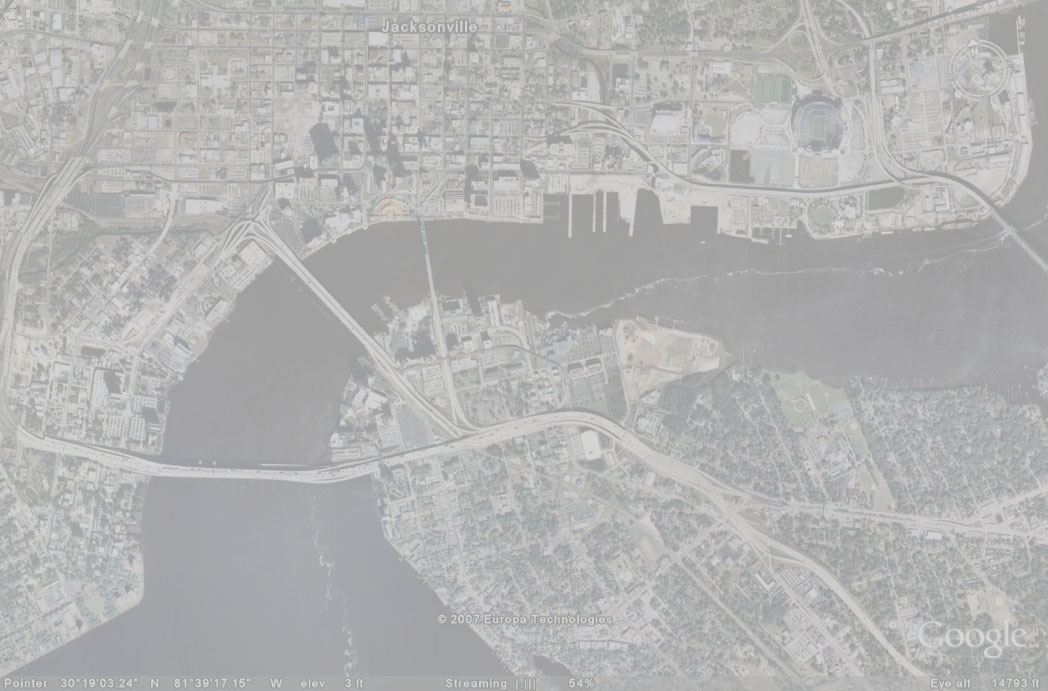
#> input picture 4-filter-spatial-domain/images/satellite.jpg, 1048 x 691 px, found by its file name
$ jupyter execute 2-enhancement-supplementary.ipynb   (older library calls are emulated)
#> lines starting #> are read from the running program, lines starting #| are printed output that depends on the picture; long printed decimals are rounded
# **Introduction to Image Processing**

** Dear students this is your first assignment in Image processing course, in the context of this assignment you have to:**
* **complete `2-enhancement.ipynb` up to section 2.7**
* **complete this notebook `2-enhancement-supplementary.ipynb`**
* **add your changes, commit and push your completed assignment to your github repo**

`2-enhancement-supplememtary.ipynb` provides more information on section 2.7

## 2.7 Your own implementation

### Q.1 Import the required libraries and functions

[cell 1]

### import the libraries you think its necessary for your task

# Matplotlib library
import matplotlib.pyplot as plt
from matplotlib import cm

# Numpy library
import numpy as np

from skimage import io
from skimage import img_as_ubyte
from skimage import exposure

### Q.2 Contrast streching

** Define your function which stretch the image contrast, `cont_str`, using minimum and maximum values from the image **

**This function should accept the input image, calculates the minimum and maximum and rescales the intensities.**

** Return the image as uint8 **

[cell 2]
def cont_str(image):
    """
    This function returns a new image with the range of contrast
    stretch from 0-255 which are the lower and upper of an uint8 image.

    Parameter
    ---------
    image-  is the image in ubyte format that we want to stretch in its contrast
            range
    """
    contrasted_image=image
    max_value=image.max()
    min_value=image.min()
    for i in range(0,image.shape[0]-1):
        for j in range(0,image.shape[1]-1):
            contrasted_image[i,j]=(image[i,j]-min_value)*((255-0)/(max_value-min_value))
    return contrasted_image

[cell 3]
def print_properties(image):
    """
    A function that prints the shape, type, min value and max value
    of an image.
    """

    print(image.dtype)
    print(image.shape)
    print(image.min())
    print(np.max(image))

**Use your function to transform the  gray version of `satellite.jpg` image (ubyte format), show the original image and the transformed image and their histogram**

[cell 4]
img_path='./images/'
img_name='satellite.jpg'
satellite=io.imread(img_path.__add__(img_name),as_grey=True)
#> satellite: shape (691, 1048) float64; min 0.569, max 0.886, mean 0.703
print_properties(satellite)
#| float64
#| (691, 1048)
#| 0.5686
#| 0.886

satellite_ubyte=img_as_ubyte(satellite)
print
print_properties(satellite_ubyte)  # To display the information of the original satellite image
#| uint8
#| (691, 1048)
#| 145
#| 226

contrasted_satellite=cont_str(satellite_ubyte) # Convert the float64 type image to uint8
#> in cont_str, `max_value=image.max()`: max_value = 226
#> in cont_str, `min_value=image.min()`: min_value = 145
#> after the loop in cont_str, `for i in range(0,image.shape[0]-1):`:
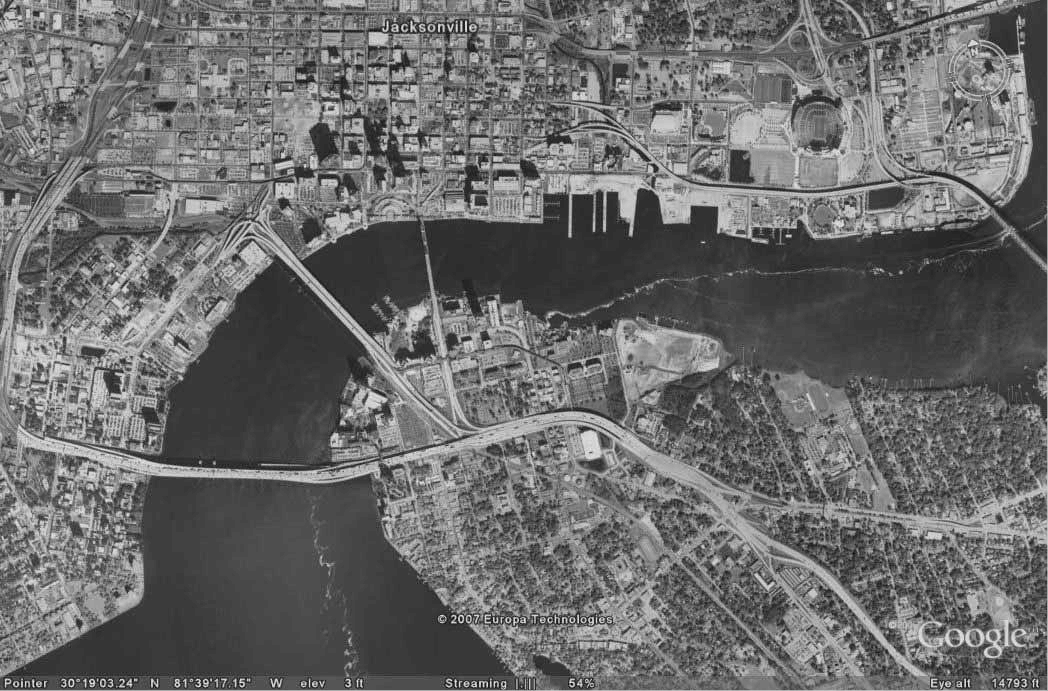
#> contrasted_image: shape (691, 1048); min 0, max 255, mean 107.2
print
print_properties(contrasted_satellite)  # Displaying the information of the satellite image
#| uint8
#| (691, 1048)
#| 0
#| 255

fig , axes = plt.subplots(2, 2, figsize=(20, 20))
axes = axes.ravel()
sate_ub_bins, sate_ub_centers = exposure.histogram(satellite_ubyte)
#> sate_ub_bins = 256 values, max 35102 at index 56, min 0 at index 1, mean 2828.8; sate_ub_centers = 256 values from 0 to 255
axes[0].imshow(satellite_ubyte,cmap = cm.gray)
axes[1].plot(sate_ub_centers,sate_ub_bins)

axes[2].imshow(contrasted_satellite,cmap=cm.gray)
sate_ct_bins, sate_ct_centers = exposure.histogram(contrasted_satellite)
#> sate_ct_bins has the same summary as sate_ub_bins; sate_ct_centers = 256 values from 0 to 255
axes[3].plot(sate_ct_centers,sate_ct_bins)
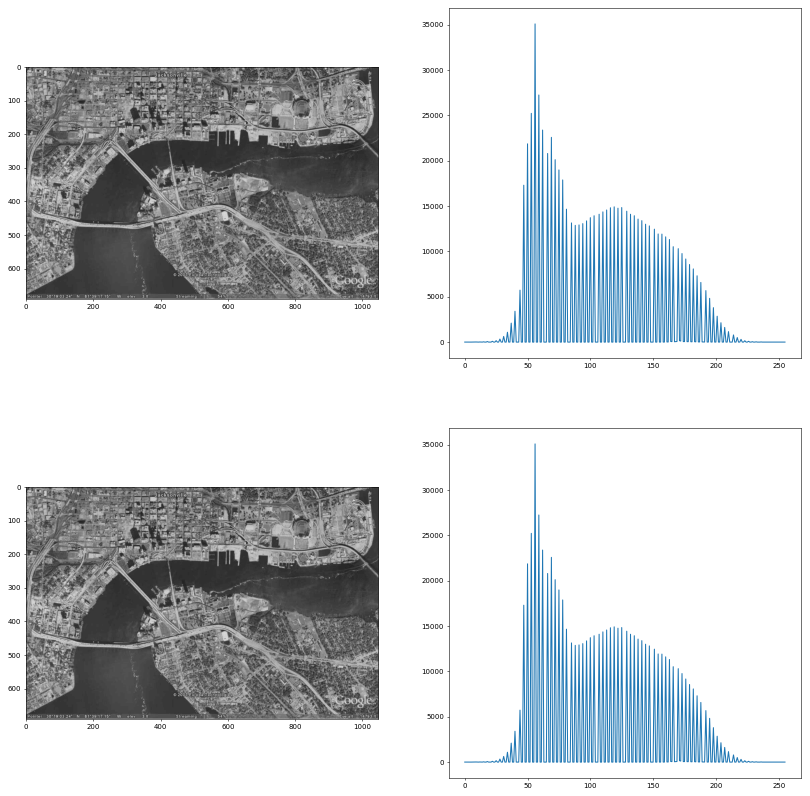
#> figure drawn by matplotlib, 4 panels; panel 2: curve peaks at x = 56, y = 35102; panel 4: curve peaks at x = 56, y = 35102

### Q.3 Histogram equalization
Histogram equalization can be used to enhance the contrast in images.

The idea behind the histogram equalization process is that each gray level should have an equal contribution in the image. The function allowing such transformation is in fact the cumulative density function.

**Define your own histgram equalization function, `hist_eq`**

**This function should accpet the image, max_int and min_int and return the transformed image and its cdf**

[cell 5]
def hist_eq(image,min_int, max_int):
    nbr_bins = int(max_int - min_int)
    imhist,bins = np.histogram(image.flatten(),nbr_bins, [min_int,max_int])
    cdf = imhist.cumsum() # cumulative distribution function
    cdf = 255 * cdf / cdf[-1] # normalization
    new_image = np.interp(image.flatten(),bins[:-1],cdf) #To find the new pixels of the values we interpolate
    return new_image.reshape(image.shape) , cdf

** Use your function to transform the gray version of `satellite.jpg` image again in ubyte format**

** max_int = 255, min_int = 0 **

[cell 6]
satellite_equalized , cdf_eq = hist_eq(satellite_ubyte,0,256)
#> in hist_eq, `imhist,bins = np.histogram(image.flatten(),nbr_bins, [min_int,max_int])`: imhist has the same summary as sate_ub_bins outside hist_eq; bins = 257 values from 0 to 256
#> in hist_eq, `cdf = imhist.cumsum()`: cdf = 256 values from 2 to 724168
#> in hist_eq, `cdf = 255 * cdf / cdf[-1]`: cdf = 256 values from 0.000704 to 255
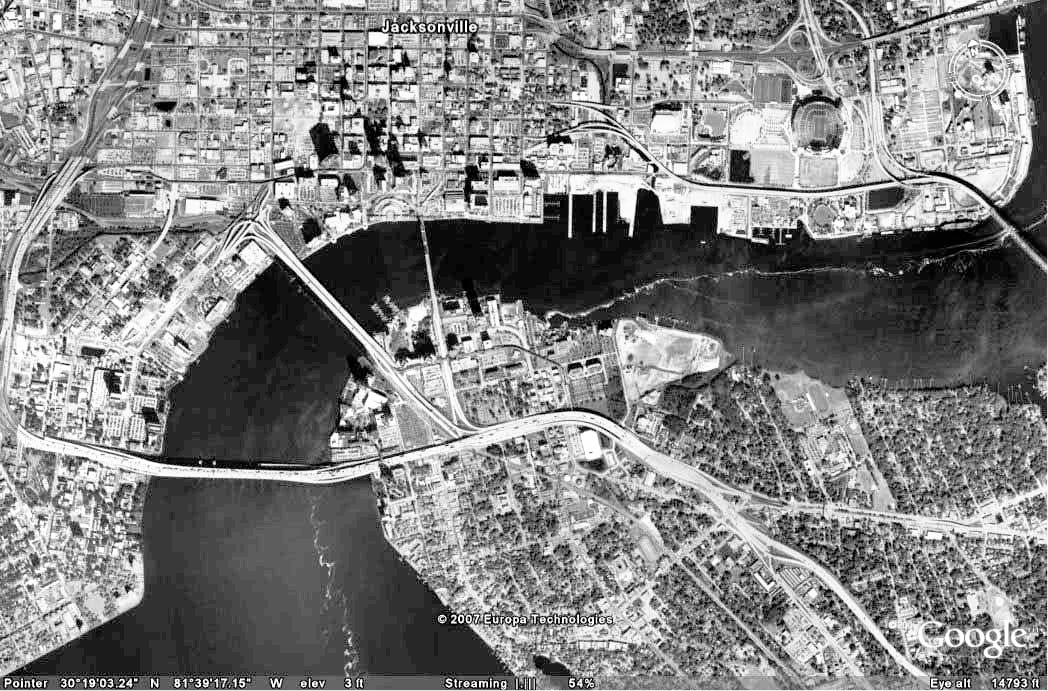
#> satellite_equalized: shape (691, 1048) float64; min 0.000704, max 255, mean 130.3
#> cdf_eq = 256 values from 0.000704 to 255

fig , axes = plt.subplots(2, 2, figsize=(20, 20))
axes = axes.ravel()
sate_ub_bins, sate_ub_centers = exposure.histogram(satellite_ubyte)
axes[0].imshow(satellite_ubyte,cmap = cm.gray)
axes[1].plot(sate_ub_centers,sate_ub_bins)

axes[2].imshow(satellite_equalized,cmap=cm.gray)
sate_e_bins, sate_e_centers = exposure.histogram(satellite_equalized)
#> sate_e_bins = 256 values, max 35102 at index 39, min 0 at index 3, mean 2828.8; sate_e_centers = 256 values from 0.499 to 254.5
axes[3].plot(sate_e_centers,sate_e_bins)
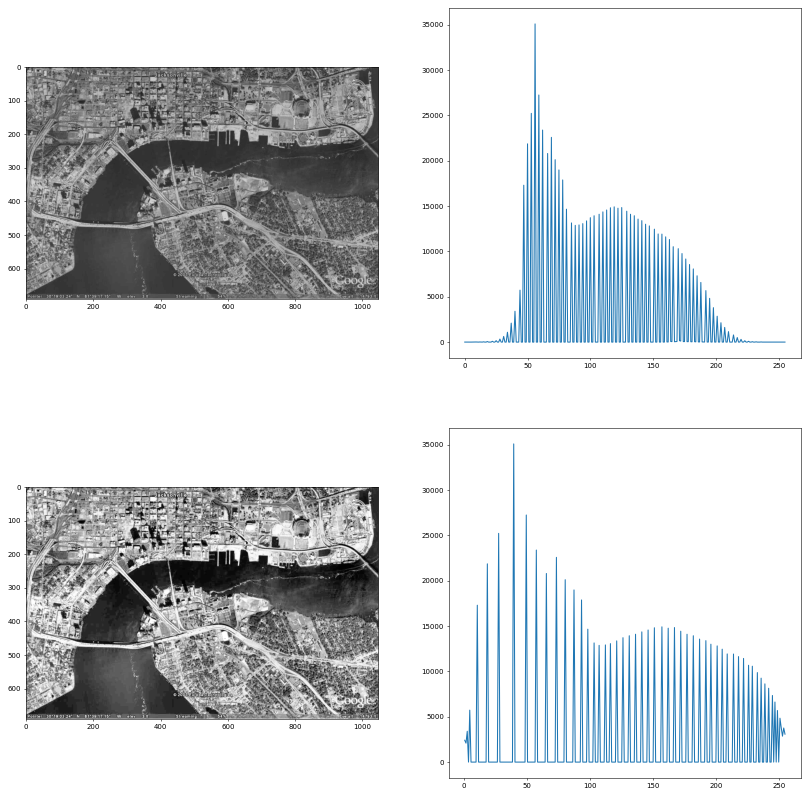
#> figure drawn by matplotlib, 4 panels; panel 2: curve peaks at x = 56, y = 35102; panel 4: curve peaks at x = 39.35, y = 35102

**Show the transformed image and its histogram**

### Q.4 Histogram matching

** In this section we will perform histogram matching, the `hist_match` function is mostly defined here**
** `hist_match` uses the function that should define the Q.3 `hist_eq`, check the comments in the code as well **

** Explain the process of histogram matching in your own words**

The algortihm of histogram matching makes a transformation of a given image to match another histogram (specified).
The algorithm works like:
- Computing the histogram of reference and target image
- Calculation of the CDF of both histograms
- Then with the inverse function we can correlate the gray level of every pixel of the original image and create the new one

[cell 7]
def find_inverse_mapping(mapping):
    # Initialise the inverse
    inv_mapping = np.zeros(mapping.shape)
    # Find the index that we can affect for sure
    idx_inv_map = np.unique(mapping)

    # For each index
    for idx in idx_inv_map:
        # Find the corresponding index value
        int_val = np.where(mapping == idx)[0][0]
        # Affect this value for the inverse mapping
        inv_mapping[idx] = int_val

    # Find the first index which is not zero
    first_elt_idx = np.nonzero(inv_mapping)[0][0]
    for i, elt in enumerate(inv_mapping[first_elt_idx:-1]):
        if (elt == 0):
            inv_mapping[i + first_elt_idx] = inv_mapping[i + first_elt_idx - 1]

    return inv_mapping.astype('uint8')

[cell 8]
def hist_match(img, pdf_to_fit, min_int, max_int):
    # Equalize img

    ## hist_eq is actually the function that you should implement in the previous Question
    img_eq, cdf_eq = hist_eq(img, min_int, max_int)


    # We need to make the matching now
    ## Compute the transform G

    ### Compute the cdf
    cdf = np.cumsum(pdf_to_fit)

    ### Multiply the cdf by the number of gray values
    cdf_real = cdf * float(max_int)
    ### Round the cdf
    G = np.floor(cdf_real).astype('int')

    ## But we need the inverse
    G_1 = find_inverse_mapping(G)

    img_match = np.zeros((img_eq.shape[0], img_eq.shape[1]))
    for i in range (np.shape(img_eq)[0]):
        for j in range (np.shape(img_eq)[1]):
            img_match[i][j] = G_1[int(img_eq[i][j])]

    return img_match

**Creating a manual pdf following a gaussian distribution**

[cell 9]
from scipy.stats import norm

max_img = satellite_ubyte.max()
#> max_img = 255
min_img = satellite_ubyte.min()
#> min_img = 0
x = np.arange(256)
pdf_to_fit = norm.pdf(x, 150, 30)
cdf = np.cumsum(pdf_to_fit)
plt.plot(x,cdf,'r--')

print(max_img)
#| 255
print(min_img)
#| 0
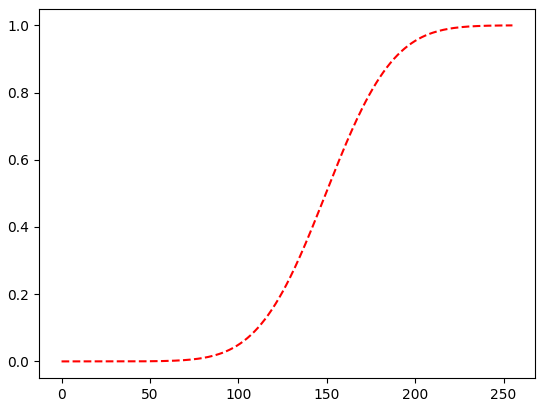
#> figure drawn by matplotlib, 1 panel; curve peaks at x = 255, y = 1

**Use the defined function to match the histogram of gray version of satellite image to `pdf_to_fit`**

[cell 10]
matched_img  = hist_match(satellite_ubyte, pdf_to_fit, min_img, max_img)
#> in hist_match, `img_eq, cdf_eq = hist_eq(img, min_int, max_int)`: cdf_eq = 255 values from 0.000704 to 255
#> in hist_match, `cdf_real = cdf * float(max_int)`: cdf_real = 256 values from 1.26e-05 to 254.9
#> in hist_match, `G = np.floor(cdf_real).astype('int')`: G = 256 values from 0 to 254
#> in find_inverse_mapping, `idx_inv_map = np.unique(mapping)`: idx_inv_map = 124 values from 0 to 254
#> the loop in find_inverse_mapping, `for idx in idx_inv_map:` made 124 passes
#> (idx, int_val) on passes 24 to 35: (25, 111), (26, 112), (28, 113), (30, 114), (31, 115), (33, 116), (35, 117), (37, 118), (39, 119), (41, 120), (43, 121), (45, 122)
#> int_val on passes 1 to 6: 0, 70, 78, 82, 85, 88
#> after the loop in find_inverse_mapping, `for idx in idx_inv_map:`: inv_mapping = 256 values, max 230 at index 254, min 0 at index 0, mean 72.07
#> in find_inverse_mapping, `first_elt_idx = np.nonzero(inv_mapping)[0][0]`: first_elt_idx = 1
#> the loop in find_inverse_mapping, `for i, elt in enumerate(inv_mapping[first_elt_idx:-1]):` made 254 passes
#> after the loop in find_inverse_mapping, `for i, elt in enumerate(inv_mapping[first_elt_idx:-1]):`: inv_mapping = 256 values, max 230 at index 254, min 0 at index 0, mean 148.3
#> in hist_match, `G_1 = find_inverse_mapping(G)`: G_1 has the same summary as inv_mapping in find_inverse_mapping
#> after the loop in hist_match, `for i in range (np.shape(img_eq)[0]):`:
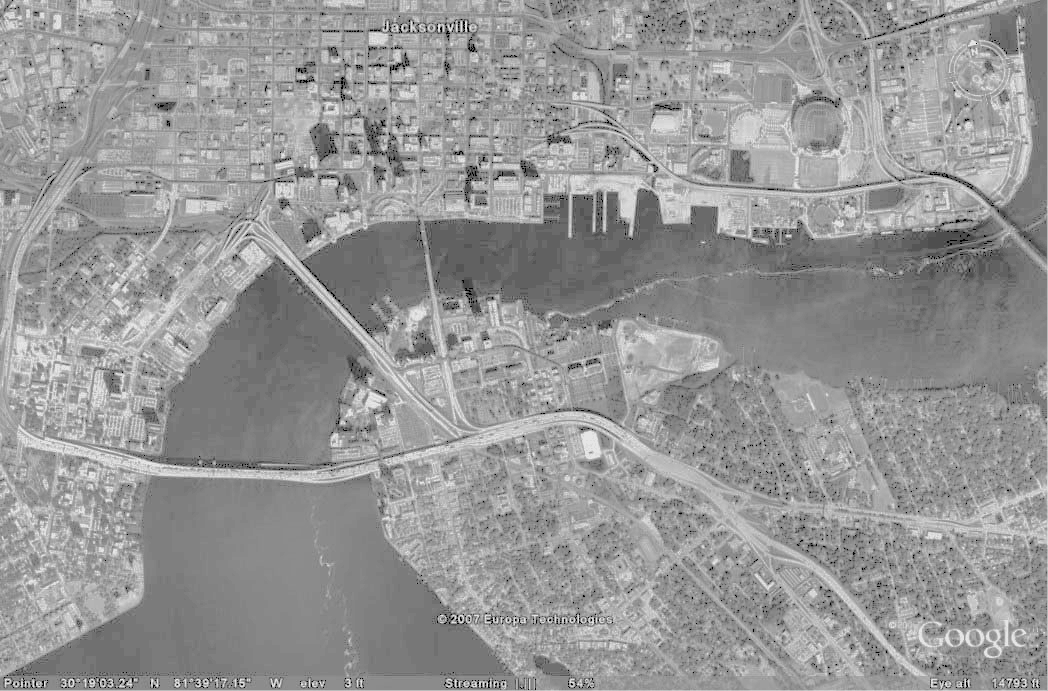
#> img_match: shape (691, 1048) float64; min 0, max 230, mean 150.4

fig, axes=plt.subplots(nrows=2, ncols=2, figsize=(20,20))
axes = axes.ravel()

sate_ub_bins, sate_ub_centers = exposure.histogram(satellite_ubyte)
axes[0].imshow(satellite_ubyte,cmap = cm.gray)
axes[1].plot(sate_ub_centers,sate_ub_bins)

axes[2].imshow(matched_img, cmap=cm.gray)
bins, bins_c=np.histogram(matched_img, 256)
#> bins = 256 values, max 35102 at index 132, min 0 at index 1, mean 2828.8; bins_c = 257 values from 0 to 230
axes[3].plot(bins_c[1:],bins)
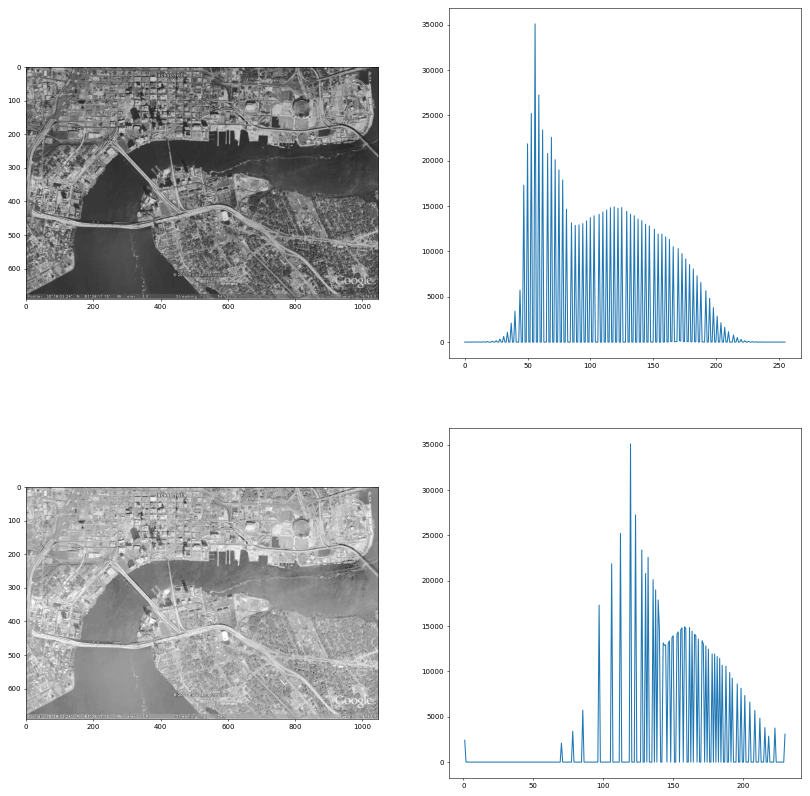
#> figure drawn by matplotlib, 4 panels; panel 2: curve peaks at x = 56, y = 35102; panel 4: curve peaks at x = 119.5, y = 35102
